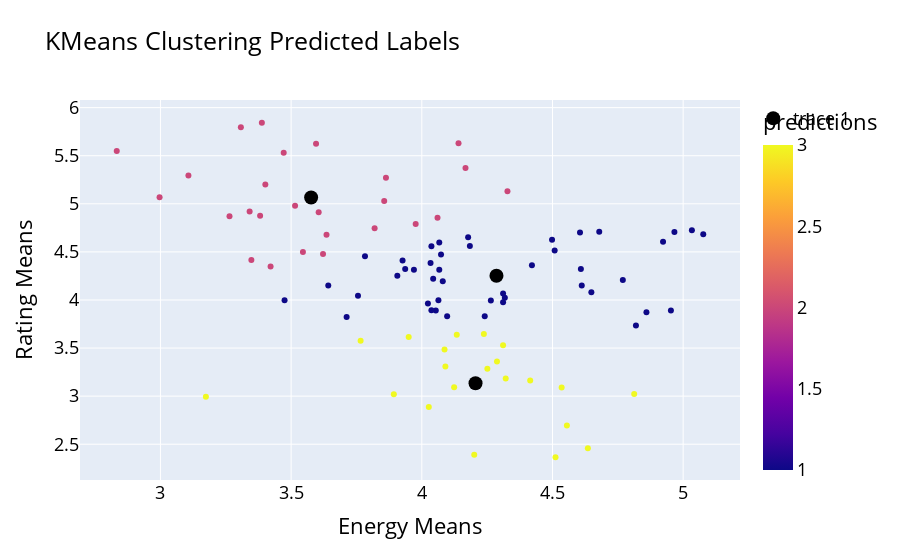
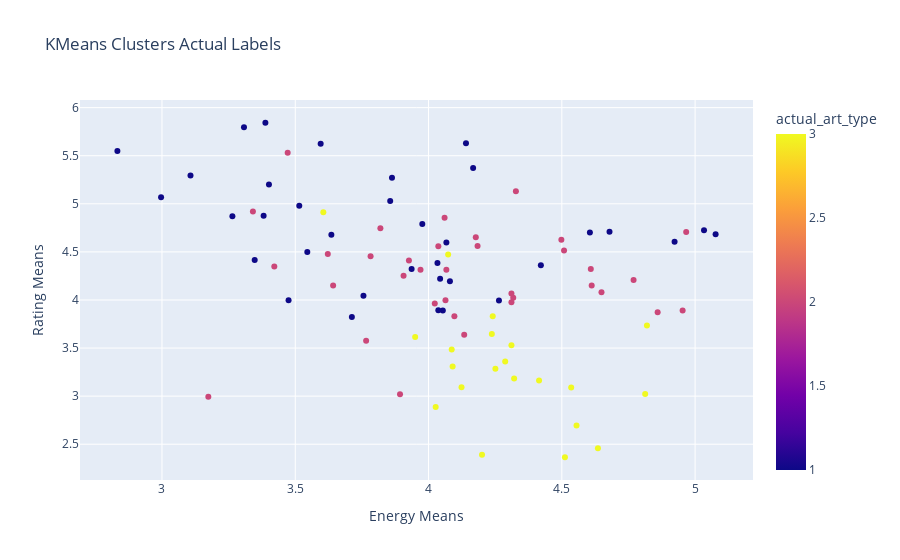

Here is the notebook cell these charts were saved with, in order:
### Markdown cell above
## Train KMeans Model with the cluster level k = 3 as indicated by the distortion score above
######  n = 3 clusters

### Code cell
kmeans = KMeans(n_clusters=3, random_state=14369331, init='k-means++')
kmeans.fit(data.iloc[:,:2])
kmeans_results = data
labels = fixLabels(kmeans.labels_)

kmeans_results['predictions'] = labels
display_clustering_visual(model=kmeans, kmeans_results=kmeans_results)

### Figure 1 — Plotly figure (JSON) as saved in the notebook; plotly's stock layout.template omitted (floating-point values rounded to 4 significant figures)
{"data": [{"hovertemplate": "energy_means=%{x}<br>rating_means=%{y}<br>predictions=%{marker.color}<extra></extra>", "legendgroup": "", "marker": {"color": [2, 2, 2, 2, 1, 1, 1, 1, 1, 1, 2, 1, 2, 2, 2, 2, 1, 1, 2, 1, 1, 1, 1, 1, 2, 2, 2, 1, 2, 1, 2, 2, 2, 2, 1, 1, 1, 2, 1, 2, 1, 1, 1, 1, 1, 3, 1, 1, 1, 1, 2, 2, 3, 1, 1, 1, 1, 1, 1, 2, 1, 2, 2, 1, 1, 3, 1, 1, 1, 3, 3, 3, 3, 1, 3, 3, 3, 3, 3, 3, 3, 3, 3, 1, 3, 3, 3, 3, 2, 1, 3], "coloraxis": "coloraxis", "symbol": "circle"}, "mode": "markers", "name": "", "orientation": "v", "showlegend": false, "type": "scatter", "x": [3.863, 4.14, 3.348, 3.388, 4.08, 4.605, 3.936, 4.923, 5.077, 5.033, 3.107, 4.421, 3.545, 3.308, 3.595, 2.833, 3.475, 4.679, 3.401, 4.067, 4.033, 4.043, 3.756, 4.264, 3.635, 2.997, 3.264, 4.054, 3.977, 3.712, 4.167, 3.856, 3.515, 3.381, 4.037, 4.649, 4.064, 3.421, 3.642, 3.341, 4.184, 4.037, 4.318, 4.609, 3.97, 3.174, 4.498, 4.967, 4.311, 4.508, 4.328, 3.472, 3.893, 4.177, 4.097, 3.906, 4.769, 3.926, 4.612, 3.819, 4.86, 4.06, 3.622, 3.783, 4.311, 3.766, 4.023, 4.067, 4.953, 4.134, 4.635, 4.555, 4.311, 4.819, 4.415, 4.027, 4.124, 4.201, 4.512, 4.237, 4.535, 4.813, 4.251, 4.074, 4.09, 4.321, 4.087, 4.288, 3.605, 4.241, 3.95], "xaxis": "x", "y": [5.271, 5.629, 4.415, 5.843, 4.194, 4.702, 4.321, 4.605, 4.682, 4.726, 5.294, 4.361, 4.498, 5.796, 5.625, 5.548, 3.997, 4.709, 5.201, 4.599, 4.385, 4.221, 4.043, 3.993, 4.679, 5.067, 4.87, 3.89, 4.789, 3.823, 5.371, 5.03, 4.98, 4.876, 3.893, 4.08, 3.997, 4.348, 4.151, 4.92, 4.562, 4.559, 4.023, 4.321, 4.314, 2.993, 4.625, 4.706, 3.977, 4.515, 5.13, 5.532, 3.02, 4.652, 3.829, 4.251, 4.207, 4.411, 4.151, 4.746, 3.873, 4.856, 4.478, 4.455, 4.067, 3.575, 3.963, 4.314, 3.89, 3.639, 2.458, 2.696, 3.528, 3.736, 3.164, 2.886, 3.094, 2.391, 2.365, 3.645, 3.09, 3.023, 3.284, 4.472, 3.308, 3.184, 3.485, 3.361, 4.913, 3.829, 3.615], "yaxis": "y"}, {"marker": {"color": "black", "size": 14}, "mode": "markers", "type": "scatter", "x": [4.286, 4.206, 3.577], "y": [4.252, 3.134, 5.066]}], "layout": {"coloraxis": {"colorbar": {"title": {"text": "predictions"}}, "colorscale": [[0, "#0d0887"], [0.1111, "#46039f"], [0.2222, "#7201a8"], [0.3333, "#9c179e"], [0.4444, "#bd3786"], [0.5556, "#d8576b"], [0.6667, "#ed7953"], [0.7778, "#fb9f3a"], [0.8889, "#fdca26"], [1, "#f0f921"]]}, "font": {"color": "black", "size": 18}, "legend": {"tracegroupgap": 0}, "title": {"text": "KMeans Clustering Predicted Labels"}, "xaxis": {"anchor": "y", "domain": [0, 1], "title": {"text": "Energy Means"}}, "yaxis": {"anchor": "x", "domain": [0, 1], "title": {"text": "Rating Means"}}}}

### Figure 2 — Plotly figure (JSON) as saved in the notebook; plotly's stock layout.template omitted (floating-point values rounded to 4 significant figures)
{"data": [{"hovertemplate": "energy_means=%{x}<br>rating_means=%{y}<br>actual_art_type=%{marker.color}<extra></extra>", "legendgroup": "", "marker": {"color": [1, 1, 1, 1, 1, 1, 1, 1, 1, 1, 1, 1, 1, 1, 1, 1, 1, 1, 1, 1, 1, 1, 1, 1, 1, 1, 1, 1, 1, 1, 1, 1, 1, 1, 1, 2, 2, 2, 2, 2, 2, 2, 2, 2, 2, 2, 2, 2, 2, 2, 2, 2, 2, 2, 2, 2, 2, 2, 2, 2, 2, 2, 2, 2, 2, 2, 2, 2, 2, 2, 3, 3, 3, 3, 3, 3, 3, 3, 3, 3, 3, 3, 3, 3, 3, 3, 3, 3, 3, 3, 3], "coloraxis": "coloraxis", "symbol": "circle"}, "mode": "markers", "name": "", "orientation": "v", "showlegend": false, "type": "scatter", "x": [3.863, 4.14, 3.348, 3.388, 4.08, 4.605, 3.936, 4.923, 5.077, 5.033, 3.107, 4.421, 3.545, 3.308, 3.595, 2.833, 3.475, 4.679, 3.401, 4.067, 4.033, 4.043, 3.756, 4.264, 3.635, 2.997, 3.264, 4.054, 3.977, 3.712, 4.167, 3.856, 3.515, 3.381, 4.037, 4.649, 4.064, 3.421, 3.642, 3.341, 4.184, 4.037, 4.318, 4.609, 3.97, 3.174, 4.498, 4.967, 4.311, 4.508, 4.328, 3.472, 3.893, 4.177, 4.097, 3.906, 4.769, 3.926, 4.612, 3.819, 4.86, 4.06, 3.622, 3.783, 4.311, 3.766, 4.023, 4.067, 4.953, 4.134, 4.635, 4.555, 4.311, 4.819, 4.415, 4.027, 4.124, 4.201, 4.512, 4.237, 4.535, 4.813, 4.251, 4.074, 4.09, 4.321, 4.087, 4.288, 3.605, 4.241, 3.95], "xaxis": "x", "y": [5.271, 5.629, 4.415, 5.843, 4.194, 4.702, 4.321, 4.605, 4.682, 4.726, 5.294, 4.361, 4.498, 5.796, 5.625, 5.548, 3.997, 4.709, 5.201, 4.599, 4.385, 4.221, 4.043, 3.993, 4.679, 5.067, 4.87, 3.89, 4.789, 3.823, 5.371, 5.03, 4.98, 4.876, 3.893, 4.08, 3.997, 4.348, 4.151, 4.92, 4.562, 4.559, 4.023, 4.321, 4.314, 2.993, 4.625, 4.706, 3.977, 4.515, 5.13, 5.532, 3.02, 4.652, 3.829, 4.251, 4.207, 4.411, 4.151, 4.746, 3.873, 4.856, 4.478, 4.455, 4.067, 3.575, 3.963, 4.314, 3.89, 3.639, 2.458, 2.696, 3.528, 3.736, 3.164, 2.886, 3.094, 2.391, 2.365, 3.645, 3.09, 3.023, 3.284, 4.472, 3.308, 3.184, 3.485, 3.361, 4.913, 3.829, 3.615], "yaxis": "y"}], "layout": {"coloraxis": {"colorbar": {"title": {"text": "actual_art_type"}}, "colorscale": [[0, "#0d0887"], [0.1111, "#46039f"], [0.2222, "#7201a8"], [0.3333, "#9c179e"], [0.4444, "#bd3786"], [0.5556, "#d8576b"], [0.6667, "#ed7953"], [0.7778, "#fb9f3a"], [0.8889, "#fdca26"], [1, "#f0f921"]]}, "legend": {"tracegroupgap": 0}, "title": {"text": "KMeans Clusters Actual Labels"}, "xaxis": {"anchor": "y", "domain": [0, 1], "title": {"text": "Energy Means"}}, "yaxis": {"anchor": "x", "domain": [0, 1], "title": {"text": "Rating Means"}}}}
